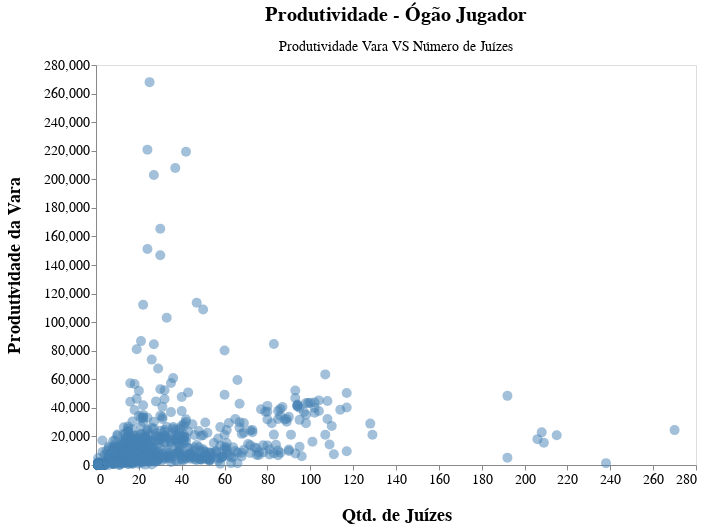

Notebook code cell kept with this figure:
### Code cell
# Gráfico da produtividade das varas vs número de juízes
chart = (
    alt.Chart(df_demanda_vara_x_juize)
    .mark_circle(size=100, opacity=0.5, color="steelblue")
    .encode(
        x=alt.X(
            "qtd_juiz", 
            title="Qtd. de Juízes", 
            axis=alt.Axis(
                grid=False,
                titleFontSize=18,
                titlePadding=20,
                labelFontSize=14
            )
        ), 
        y=alt.Y(
            "prod_antes", 
            title="Produtividade da Vara", 
            axis=alt.Axis(
                grid=False,
                titleFontSize=18,
                titlePadding=20,
                labelFontSize=14
            )
        ),
        tooltip=["qtd_juiz", "prod_antes", "vara_str"]
    ).properties(
        width=600,   # largura do gráfico
        height=400,   # altura do gráfico
        title={
            "text": "Produtividade - Ógão Jugador",
            "subtitle": ["Produtividade Vara VS Número de Juízes"],
            #"anchor": "start",      # alinhar à esquerda
            "fontSize": 20,
            "subtitleFontSize": 14,
            "subtitlePadding": 15
        }
    )
)
chart

### Figure 1 — Vega-Lite specification as saved in the notebook (floating-point values rounded to 4 significant figures; data arrays with more than 128 entries replaced by an {"elided": "..."} marker saying what was removed)
{"config": {"view": {"continuousWidth": 300, "continuousHeight": 300}}, "data": {"name": "data-a30b5fb7c2da4c02d8c8ef0d21ed281f"}, "mark": {"type": "circle", "color": "steelblue", "opacity": 0.5, "size": 100}, "encoding": {"tooltip": [{"field": "qtd_juiz", "type": "quantitative"}, {"field": "prod_antes", "type": "quantitative"}, {"field": "vara_str", "type": "nominal"}], "x": {"axis": {"grid": false, "labelFontSize": 14, "titleFontSize": 18, "titlePadding": 20}, "field": "qtd_juiz", "title": "Qtd. de Juízes", "type": "quantitative"}, "y": {"axis": {"grid": false, "labelFontSize": 14, "titleFontSize": 18, "titlePadding": 20}, "field": "prod_antes", "title": "Produtividade da Vara", "type": "quantitative"}}, "height": 400, "title": {"text": "Produtividade - Ógão Jugador", "subtitle": ["Produtividade Vara VS Número de Juízes"], "fontSize": 20, "subtitleFontSize": 14, "subtitlePadding": 15}, "width": 600, "$schema": "https://vega.github.io/schema/vega-lite/v5.20.1.json", "datasets": {"data-a30b5fb7c2da4c02d8c8ef0d21ed281f": {"elided": "850 records"}}}
